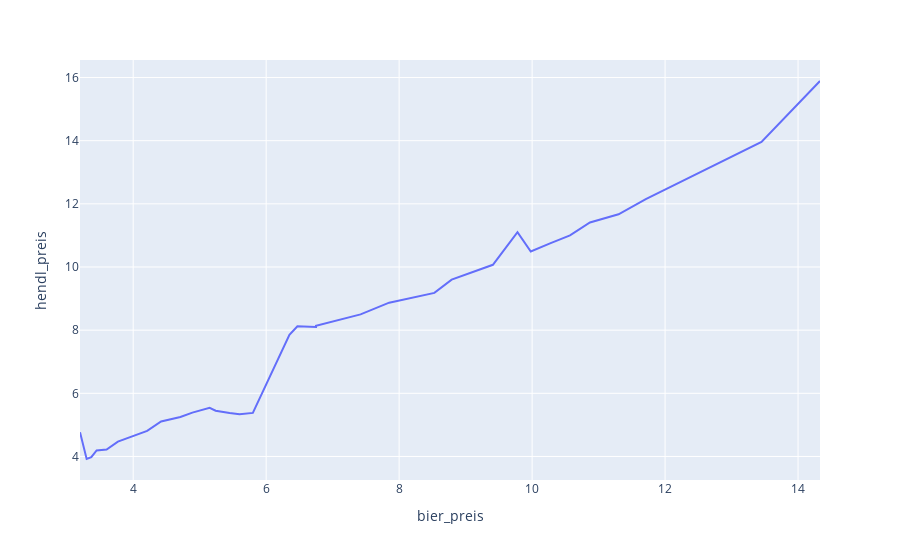

Write notebook code for a chart like this one.
### Code cell
import plotly.express as px

px.line(data, "bier_preis", "hendl_preis")

### Figure 1 — Plotly figure (JSON) as saved in the notebook; plotly's stock layout.template omitted (floating-point values rounded to 4 significant figures)
{"data": [{"hovertemplate": "bier_preis=%{x}<br>hendl_preis=%{y}<extra></extra>", "legendgroup": "", "line": {"color": "#636efa", "dash": "solid"}, "marker": {"symbol": "circle"}, "mode": "lines", "name": "", "orientation": "v", "showlegend": false, "type": "scatter", "x": [3.2, 3.3, 3.37, 3.45, 3.6, 3.77, 4.21, 4.42, 4.71, 4.89, 5.15, 5.24, 5.45, 5.6, 5.8, 6.35, 6.47, 6.75, 6.75, 7.02, 7.15, 7.42, 7.85, 8.25, 8.53, 8.79, 9.09, 9.41, 9.78, 9.98, 10.27, 10.57, 10.87, 11.3, 11.71, 13.45, 14.33], "xaxis": "x", "y": [4.77, 3.92, 3.98, 4.19, 4.22, 4.47, 4.81, 5.11, 5.25, 5.39, 5.54, 5.45, 5.38, 5.34, 5.38, 7.85, 8.12, 8.1, 8.14, 8.28, 8.35, 8.5, 8.87, 9.06, 9.18, 9.6, 9.83, 10.07, 11.1, 10.49, 10.75, 11, 11.41, 11.67, 12.15, 13.96, 15.89], "yaxis": "y"}], "layout": {"legend": {"tracegroupgap": 0}, "margin": {"t": 60}, "xaxis": {"anchor": "y", "domain": [0, 1], "title": {"text": "bier_preis"}}, "yaxis": {"anchor": "x", "domain": [0, 1], "title": {"text": "hendl_preis"}}}}
